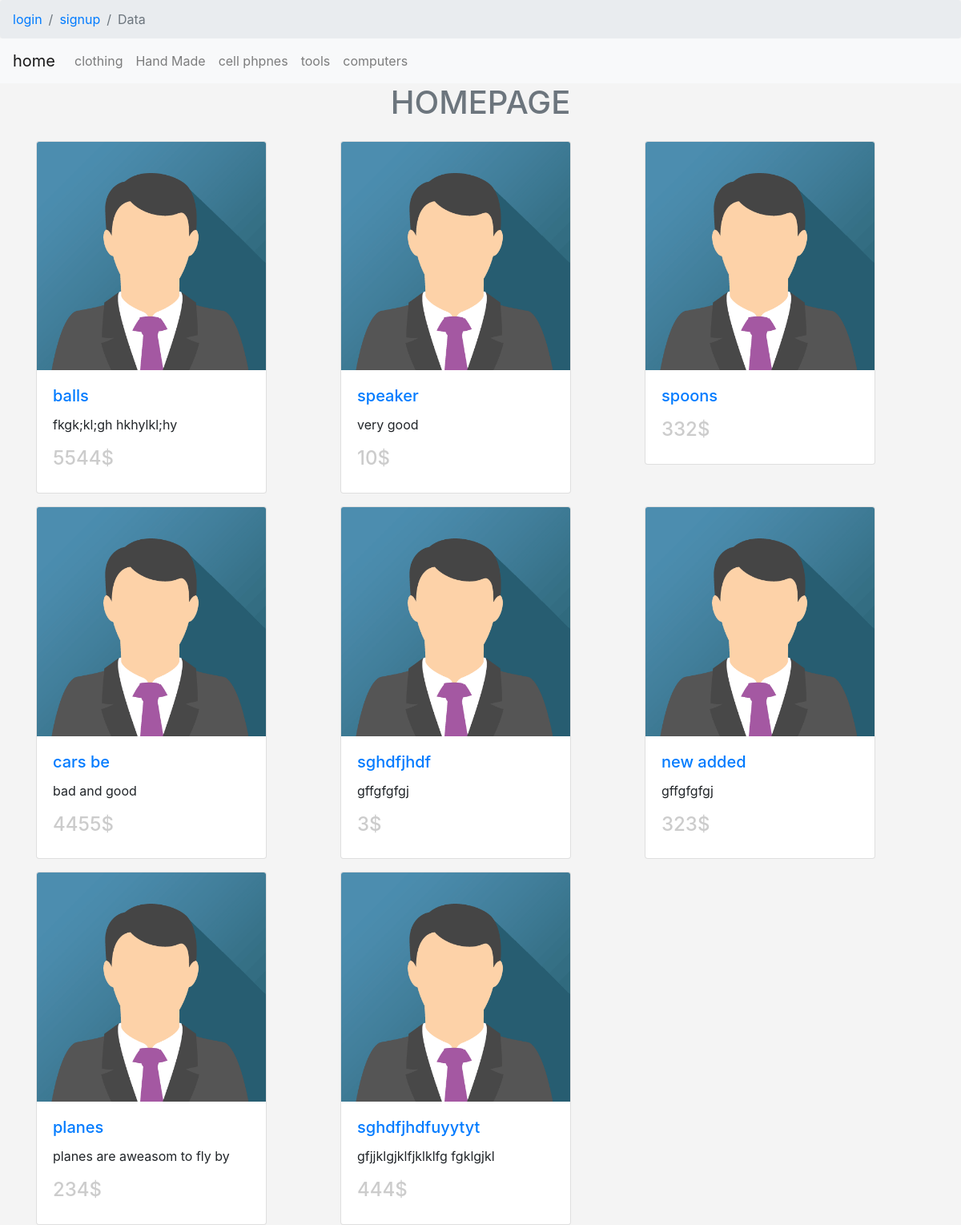
The page / on the database its author committed.
### tables this page shows
CREATE TABLE `catagories` (
  `ID` int(11) NOT NULL,
  `NAME` varchar(255) NOT NULL,
  `DESCRIPTION` text NOT NULL,
  `ORDERING` int(11) NOT NULL,
  `VISIBLITY` tinyint(4) NOT NULL DEFAULT 0,
  `ALLOW_COMMENT` tinyint(4) NOT NULL DEFAULT 0,
  `ALLOW_ADS` tinyint(4) NOT NULL DEFAULT 0,
  `parent` int(11) NOT NULL
);

CREATE TABLE `item` (
  `itemid` int(11) NOT NULL,
  `name` varchar(255) NOT NULL,
  `des` text NOT NULL,
  `price` varchar(255) NOT NULL,
  `adddate` date NOT NULL,
  `country` varchar(255) NOT NULL,
  `image` varchar(255) NOT NULL,
  `status` varchar(255) NOT NULL,
  `rating` smallint(6) NOT NULL,
  `cat_id` int(11) NOT NULL,
  `USERID` int(11) NOT NULL,
  `approve` tinyint(4) NOT NULL DEFAULT 0,
  `tags` varchar(255) NOT NULL
);

### init.php (called while the page is built, shortened)
<?php
include "includes/functions/functions.php";
include 'includes/language/english.php';
include "includes/templates/header.php";
?>

### includes/language/english.php (called while the page is built)
<?php
function lang($pharse) {
static $arr = array(
    'home' => 'home',
    'catg' => 'catgeories',
    'items' => 'members',
    'logs' => 'logs',
    'staticas' => 'statics'
);
return $arr[$pharse];
}

### includes/functions/functions.php (called while the page is built, shortened)
<?php
function getalltable($table,$where = ''){
    global $db;
    $stmt = $db->prepare("SELECT * FROM $table $where");
    $stmt->execute();
    $row = $stmt->fetchAll();
    return $row;
};
function cat($where = ''){
    global $db;
    $stmt = $db->prepare("SELECT * FROM `catagories` $where ORDER BY ID DESC");
    $stmt->execute();
    $row = $stmt->fetchAll();
    return $row;
};
?>

### index.php (the view, shortened to what this page needs)
<?php
include 'init.php';
?>
<section class="cats2">
    <div class="container">
        <h1 class="text-center text-uppercase text-muted">
         HOMEPAGE
        </h1>
        <div class="row">
        <?php
        $items = getalltable('item',"WHERE approve = 1");
        if(empty($items)){
            echo "there is no items";
        }else{
            foreach ($items as $key ) {
             echo "<div class='col-md-4'>";
                echo '
                <div class="card mt-3" style="width: 18rem;">
                <img class="card-img-top" src="img_avatar.png" alt="Card image cap">
                <div class="card-body">
                  <h5 class="card-title"> <a href="items.php?id='. $key['itemid'] .'">  '.  $key['name'] .' </a> </h5>
                  <p class="card-text">'. $key['des'] .'</p>
                  <h4> '. $key['price'] .'$ </h4>
                </div>
              </div>
                ';
             echo "</div>";
            }
        }
?>
</div>
    </div>
</section>
<?php
include "includes/templates/footer.php";
?>

### includes/templates/header.php (shortened to what this page needs)
<!DOCTYPE html>
<html>
<head>
<link rel="stylesheet" href="https://use.fontawesome.com/releases/v5.0.13/css/all.css"
>
  <link rel="stylesheet" href="https://stackpath.bootstrapcdn.com/bootstrap/4.1.1/css/bootstrap.min.css"
>
  <link rel="stylesheet" href="layout/css/style.css" type='text/css'/>
</head>
<body>
<?php
if(!isset($_SESSION['name'])){
?>
<nav aria-label="breadcrumb">
  <ol class="breadcrumb">
    <li class="breadcrumb-item"><a href="login.php">login</a></li>
    <li class="breadcrumb-item signup3"><a href="login.php">signup</a></li>
    <li class="breadcrumb-item active" aria-current="page">Data</li>
  </ol>
</nav>
<?php
}
?>
<nav class="navbar navbar-expand-lg navbar-light bg-light">
  <a class="navbar-brand" href="index.php"><?php echo lang('home') ?> </a>
  <div class="collapse navbar-collapse" id="navbarSupportedContent">
    <ul class="navbar-nav mr-auto">
      <?php
  foreach(cat('WHERE parent = 0') as $cat2 ){
    echo "<li class='nav-item'><a href='catagories.php?pageid=". $cat2['ID'] ."&pagename=". str_replace(" ","-",$cat2['NAME']) ."' class='nav-link'>" . $cat2['NAME'] . "</a></li>";
  }
  ?>
    </ul>
  </div>
</nav>

### includes/templates/footer.php (shortened to what this page needs)
</body>
</html>

### layout/css/style.css (style rules this page uses)
h4 { color: #ccc; }
body { background-color: #f4f4f4; }
nav .breadcrumb { margin-bottom: 0; }

### rows shown on the page
catagories: NAME "clothing"
catagories: NAME "Hand Made"
catagories: NAME "cell phpnes"
catagories: NAME "tools"
catagories: NAME "computers"
item: name "balls", des "fkgk;kl;gh hkhylkl;hy", price "5544"
item: name "speaker", des "very good", price "10"
item: name "spoons", price "332"
item: name "cars be", des "bad and good", price "4455"
item: name "sghdfjhdf", des "gffgfgfgj", price "3"
item: name "new added", des "gffgfgfgj", price "323"
item: name "planes", des "planes are aweasom to fly by", price "234"
item: name "sghdfjhdfuyytyt", des "gfjjklgjklfjklklfg fgklgjkl", price "444"

### other values the page prints
lang('home') "home"
